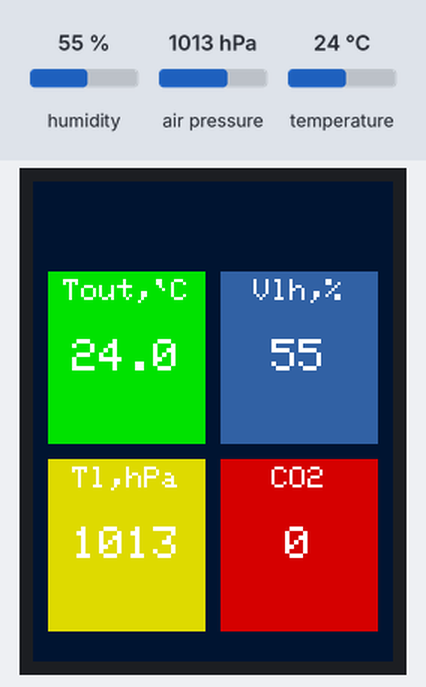
Recording of a program running on a simulated Arduino Nano, built with avr-gcc and run on an emulated ATmega328P. Parts: 240×320 colour display. The inputs (shaded band) are chosen by the test bench; at power-on: humidity 55 %, air pressure 1013 hPa, temperature 24 °C. What the program prints to the serial monitor is not drawn.

Above: at 0.4 s.

The program:

main.cpp
```cpp
/* LasKKit Home Weather Station.
 * Read Temperature, Humidity and pressure and show on the display
 * For settings see config.h
 *
 * Email:obchod@laskarduino.cz
 * Web:laskarduino.cz
 */

#include <Arduino.h>
#include <TFT_eSPI.h> // Hardware-specific library
#include <Wire.h>
#include <SPI.h>
#include <Adafruit_Sensor.h>
#include <Adafruit_BME280.h>

//#include "Fonts/GFXFF/FreeMono12pt7b.h" // Include the header file attached to this sketch

// TFT SPI
#define TFT_LED   33                  // TFT backlight pin

#define TFT_DISPLAY_RESOLUTION_X 240
#define TFT_DISPLAY_RESOLUTION_Y 320

// Define the colors, color picker here: https://ee-programming-notepad.blogspot.com/2016/10/16-bit-color-generator-picker.html
#define TFT_TEXT_COLOR              0xFFFF  // white     0xFFFF
#define TFT_BACKGROUND_COLOR        0x00A6  // dark blue 0x00A6
#define TFT_TILE_SHADOW_COLOR       0x0000  // black     0x0000
#define TFT_TILE_BACKGROUND_COLOR_1 0x0700  // green     0x0700
#define TFT_TILE_BACKGROUND_COLOR_2 0x3314  // blue      0x3314
#define TFT_TILE_BACKGROUND_COLOR_3 0xDEC0  // yellow    0xDEC0
#define TFT_TILE_BACKGROUND_COLOR_4 0xD000  // red       0xD000
#define TFT_LED_PWM                 255     // dutyCycle 0-255 last minimum was 15

#define BOOT_MESSAGE "booting..."
#define REFRESH_RATE_MS 60*1000

// Konstanty pro vykresleni dlazdic
#define TILES_OFFSET_Y  60   // Tiles Y start ofset
#define TEXT_PADDING    5    // odsazeni text
#define TILE_MARGIN     10   // odsazeni dlazdicka
#define TILE_SIZE_X (TFT_DISPLAY_RESOLUTION_X - 3 * TILE_MARGIN ) / 2
#define TILE_SIZE_Y (TFT_DISPLAY_RESOLUTION_Y - TILES_OFFSET_Y - 3 * TILE_MARGIN) / 2

// nastavení adresy senzoru
#define BME280_ADRESA (0x76)
// inicializace senzoru BME z knihovny
Adafruit_BME280 bme;

float temp;
int pressure;
int humidity;
int co2;
String date;
uint64_t nextRefresh;
uint64_t nextRefreshDallas;
bool firstLoop = true;

//char buff[512];

TFT_eSPI display = TFT_eSPI();       // Invoke custom library

void readBME(){
  temp = bme.readTemperature();
  Serial.print("Temperature: ");
  Serial.println(temp);

  pressure = bme.readPressure() / 100.0F;   // s přepočtem na hektoPascaly
  Serial.print("Pressure: ");
  Serial.println(pressure);

  humidity = bme.readHumidity();
  Serial.print("Humidity: ");
  Serial.println(humidity);
}

// Samotna funkce pro vykresleni barevne dlazdice
void drawTile(uint8_t position, char title[], char value[], uint16_t color) {
  // Souradnie dlazdice
  uint16_t x = 0;
  uint16_t y = 0;

  // Souradnice dlazdice podle jedne ze ctyr moznych pozic (0 az 3)
  switch (position) {
    case 0:
      x = TILE_MARGIN;
      y = TILES_OFFSET_Y;
      break;
    case 1:
      x = (TILE_MARGIN * 2) + TILE_SIZE_X;
      y = TILES_OFFSET_Y;
      break;
    case 2:
      x = TILE_MARGIN;
      y = TILES_OFFSET_Y + TILE_SIZE_Y + TILE_MARGIN;
      break;
    case 3:
      x = (TILE_MARGIN * 2) + TILE_SIZE_X;
      y = TILES_OFFSET_Y + TILE_SIZE_Y + TILE_MARGIN;
      break;
  }

  display.fillRect(x, y, TILE_SIZE_X, TILE_SIZE_Y, color);

  // Vycentrovani a vykresleni title u dlazdice
  display.setTextSize(2);
  display.setTextFont(1);
  display.setTextDatum(TC_DATUM);
  display.setTextColor(TFT_TEXT_COLOR, color);
  display.drawString(title, x + ((TILE_SIZE_X / 2)), y + TEXT_PADDING);

  // Vycentrovani a vykresleni hlavni hodnoty
  display.setTextSize(3);
  display.setTextFont(1);
  display.setTextDatum(MC_DATUM);
  display.setTextColor(TFT_TEXT_COLOR, color);
  display.drawString(value, x + (TILE_SIZE_X / 2), y + (TILE_SIZE_Y / 2));
}

/* Pomocne pretizene funkce pro rozliseni, jestli se jedna o blok
   s promennou celeho cisla, nebo cisla s desetinou carkou
*/
void drawTile(uint8_t position, char title[], float value, uint16_t color) {
  // Prevod ciselne hodnoty float na retezec
  char strvalue[8];
  dtostrf(value, 3, 1, strvalue);
  drawTile(position, title, strvalue, color);
}

void drawTile(uint8_t position, char title[], int value, uint16_t color) {
  // Prevod ciselne hodnoty int na retezec
  char strvalue[8];
  itoa(value, strvalue, 10);
  drawTile(position, title, strvalue, color);
}

void drawScreen() {

  display.fillRect(0, 0, TFT_DISPLAY_RESOLUTION_X, TILES_OFFSET_Y, TFT_BACKGROUND_COLOR); // clear top and time bars background

  // logo laskarduino
 //display.drawBitmap(TFT_DISPLAY_RESOLUTION_X/2-24, TFT_DISPLAY_RESOLUTION_Y/2-24, laskarduino_glcd_bmp, 48, 48, TFT_TEXT_COLOR, TFT_BACKGROUND_COLOR);

  // datum a cas
  display.setTextSize(2);
  display.setTextFont(2);
  display.setTextColor(TFT_WHITE, TFT_BACKGROUND_COLOR);
  display.setTextDatum(MC_DATUM);
  display.drawString(date, TFT_DISPLAY_RESOLUTION_X / 2, 35);

  //draw squares
  drawTile(0, "Tout,`C", temp, TFT_TILE_BACKGROUND_COLOR_1);
  drawTile(1, "Vlh,%", humidity, TFT_TILE_BACKGROUND_COLOR_2);
  drawTile(2, "Tl,hPa", pressure, TFT_TILE_BACKGROUND_COLOR_3);
  drawTile(3, "CO2", co2, TFT_TILE_BACKGROUND_COLOR_4);

}

void setup() {

  Serial.begin(9600);
  while(!Serial) {} // Wait until serial is ok

  if (!bme.begin(BME280_ADRESA)) {
    Serial.println("BME280 senzor nenalezen, zkontrolujte zapojeni!");
    while (1);
  }

  display.begin();
  display.setRotation(0);
  display.fillScreen(TFT_BLACK);
  display.setTextSize(1);
  display.setTextFont(1);
  display.setTextColor(TFT_YELLOW, TFT_BLACK);
  display.setTextDatum(MC_DATUM);

  display.drawString(BOOT_MESSAGE, display.width() / 2, display.height() / 2);

}

void loop() {

  uint16_t t_x = 0, t_y = 0; // To store the touch coordinates


  // Zmer hodnoty, prekresli displej a opakuj za nextRefresh milisekund
  if (millis() > nextRefresh) {
    nextRefresh = millis() + REFRESH_RATE_MS;
    readBME();

    if (firstLoop){
      display.fillScreen(TFT_BACKGROUND_COLOR);
      firstLoop = false;
    }
    drawScreen();
  }
}
```
